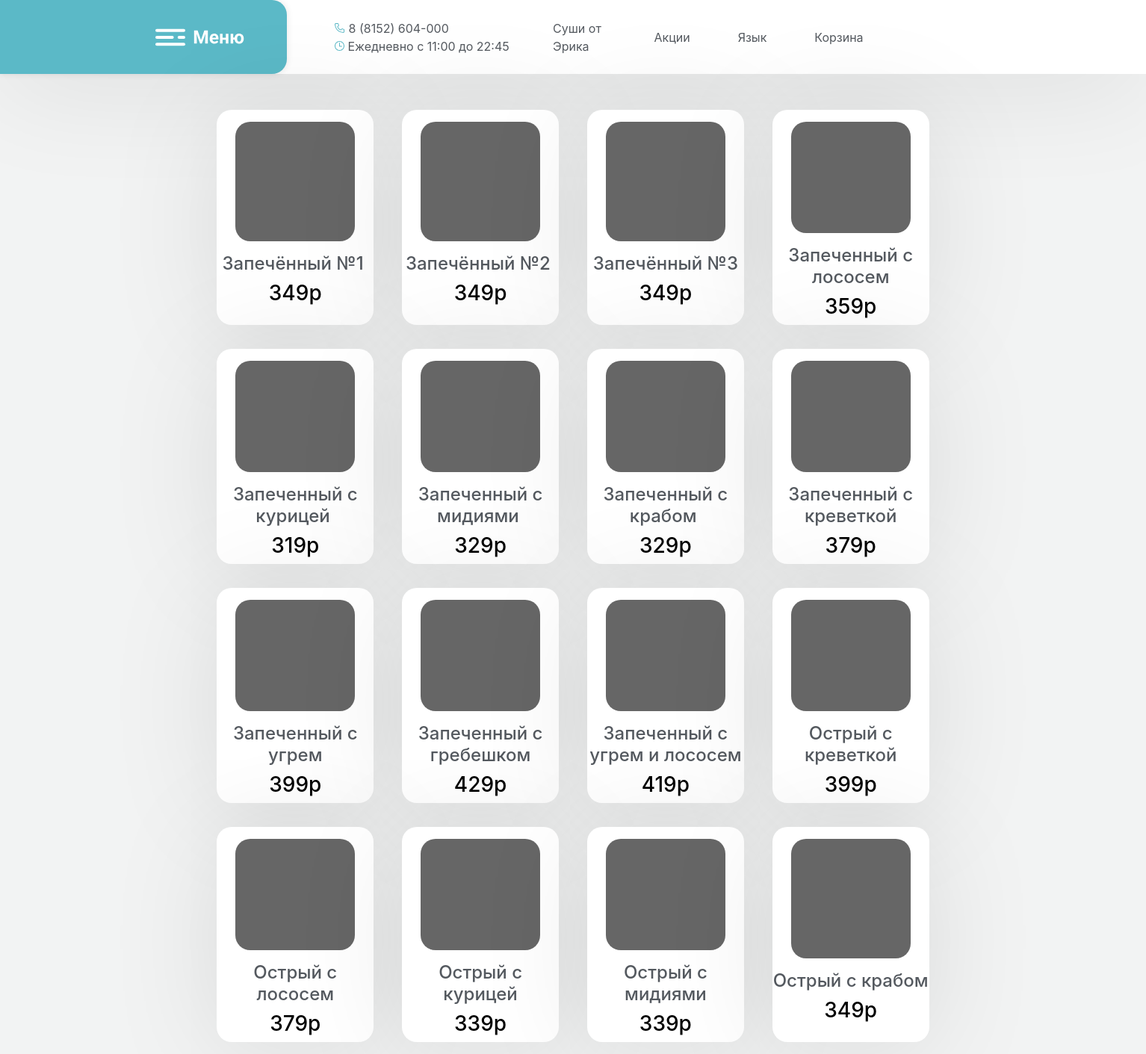
Page /category/1 on the committed database.
### index.py (models this page shows)
class Food(db.Model):
    id = db.Column(db.Integer, primary_key=True)
    name = db.Column(db.String, nullable=False)
    price = db.Column(db.Integer, nullable=False)

### index.py (the view)
@app.route("/category/<int:category_id>")
def show_category(category_id):
    category = db.session.query(Categories).filter_by(id=category_id).first_or_404()
    foods_ids = json.loads(category.food_list)
    food_list = db.session.query(Food).filter(Food.id.in_(foods_ids)).all()
    return render_template("category.html", food_list=food_list, category_name=category.name)

### templates/category.html (shortened to what this page needs)
{% extends 'base.html' %}
{% block body %}
<main>
<section class="row-objects">
	{% for j in range(0, food_list|length) %}
	<div class="list-object list-object-parent" onClick="document.location='/meal/{{ food_list[j].id }}'">
		<div class="list-object-category" style="background-image: url('..//static/media/s_{{ food_list[j].id }}.jpg');">
		</div>
		<div> <h4> {{ food_list[j].name }} </h4> </div>
		<div style="color: #000"> <h3> {{ food_list[j].price }}p </h3> </div>
	</div>
	{% endfor %}
</section>
</main>
{% endblock %}

### static/css/style.css (style rules this page uses)
body { background-color: #f2f3f3; color: #54595F; margin: 0; padding: 0; width: 100vw; height: 100vh; font-size: 16px !important; }
main { width: 65%; margin-left: auto; margin-right: auto; }
.row-objects { margin: 20px auto; display: flex; justify-content: space-evenly; align-items: center; flex-wrap: wrap; }
.list-object { box-shadow: 0 0px 10px rgba(0,0,0,0.1); background-color: #666; width: 210px; height: 210px; border-radius: 20px; text-align: center; margin: 1em 1em; }

### templates/category.html (style rules this page uses)
.list-object-parent { display: flex; flex-direction: column; cursor: pointer; height: 18em; background-color: #fff; box-shadow: 0 10px 150px rgba(0,0,0,0.1); align-items: center; }
.list-object-category { background-color: #666; width: 10em; height: 10em; border-radius: 20px;  margin-left: 0; margin-right: 0; margin-top: 1em; margin-bottom: 1em; background-size: cover; }

### rows in the picture
Food: name "Запечённый №1", price "349"
Food: name "Запечённый №2", price "349"
Food: name "Запечённый №3", price "349"
Food: name "Запеченный с лососем", price "359"
Food: name "Запеченный с курицей", price "319"
Food: name "Запеченный с мидиями", price "329"
Food: name "Запеченный с крабом", price "329"
Food: name "Запеченный с креветкой", price "379"
Food: name "Запеченный с угрем", price "399"
Food: name "Запеченный с гребешком", price "429"
Food: name "Запеченный с угрем и лососем", price "419"
Food: name "Острый с креветкой", price "399"
Food: name "Острый с лососем", price "379"
Food: name "Острый с курицей", price "339"
Food: name "Острый с мидиями", price "339"
Food: name "Острый с крабом", price "349"
